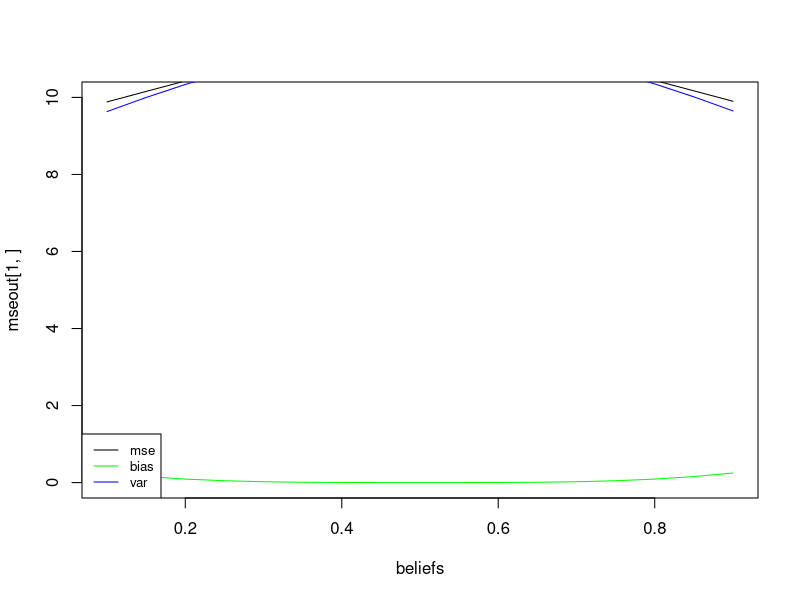

R code for this plot:
N<-10000
mu<-1
kappa<-6
sig1 <- 2
sig2 <- 3
pi <- 0.7
Z1 <- sqrt(sig1)*rnorm(N) + mu
Z2 <- sqrt(sig2)*rnorm(N) + kappa

gen_data <- function(pi){
  ind <- (runif(N) < pi)
  
  X1 <- rep(0,N)
  X1[ind] <- Z1[ind]
  X1[!ind] <- Z2[!ind]
  
  X2<- rep(0,N)
  X2[ind] <- Z2[ind]
  X2[!ind] <- Z1[!ind]
  return(list(x1 = X1, x2 = X2))
}

dta <- gen_data(0.5)
X1 <- dta$x1
X2 <- dta$x2

varX1 <- function(pi){
  return(pi*sig1 + (1-pi)*sig2 + pi*(1-pi)*(mu-kappa)^2)
}

varX2 <- function(pi){
  return((1-pi)*sig1 + (pi)*sig2 + pi*(1-pi)*(mu-kappa)^2)
}
covX12 <- function(pi){
  return((1-pi^2-(1-pi)^2)*mu*kappa - pi*(1-pi)*(mu^2+ kappa^2))
}

optD <- function(pi){
  num <- var(X2)/(1-pi)^2 - cov(X1,X2)/(pi*(1-pi))
  denom <- var(X1)/pi^2 + var(X2)/(1-pi)^2 - 2*cov(X1,X2)/(pi*(1-pi))
  return(num/denom)
}

mu1 <- function(pi){
  return(mean(X1/pi) - ((1-pi)/pi)*kappa)
}

mu2 <- function(pi){
  return(mean(X2/(1-pi)) - (pi/(1-pi))*kappa)
}

optMu <- function(pi){
  dStar <- optD(pi)
  return(dStar*mu1(pi) + (1-dStar)*mu2(pi))
}

trueP <- 0.7
beliefs <- seq(0.1, 0.9, by=0.05)
mu_1 <- sapply(beliefs, mu1)
mu_2 <- sapply(beliefs, mu2)
optMus <- sapply(beliefs, optMu)

mse <- function(pi){
  dStar <- optD(pi)
  muHat <- optMu(pi)
  bias <- (mu - muHat)^2
  vmu1 <- var(X1)/(pi^2)
  vmu2 <- var(X2)/((1-pi)^2)
  vmu12 <- cov(X1,X2)/(pi*(1-pi))
  var <- (dStar^2)*vmu1 + ((1-dStar)^2)*vmu2 + dStar*(1-dStar)*vmu12
  return(list(mse = bias + var, bias = bias, var = var))
}

mseout<- sapply(beliefs,mse)
plot(x=beliefs, y=mseout[1,], type='l', ylim=c(0,10))
lines(x=beliefs, y=mseout[2,], col='green')
lines(x=beliefs, y=mseout[3,], col='blue')
legend("bottomleft",legend=c("mse","bias","var"),col=c('black','green','blue'),lty=1, cex=0.8)


